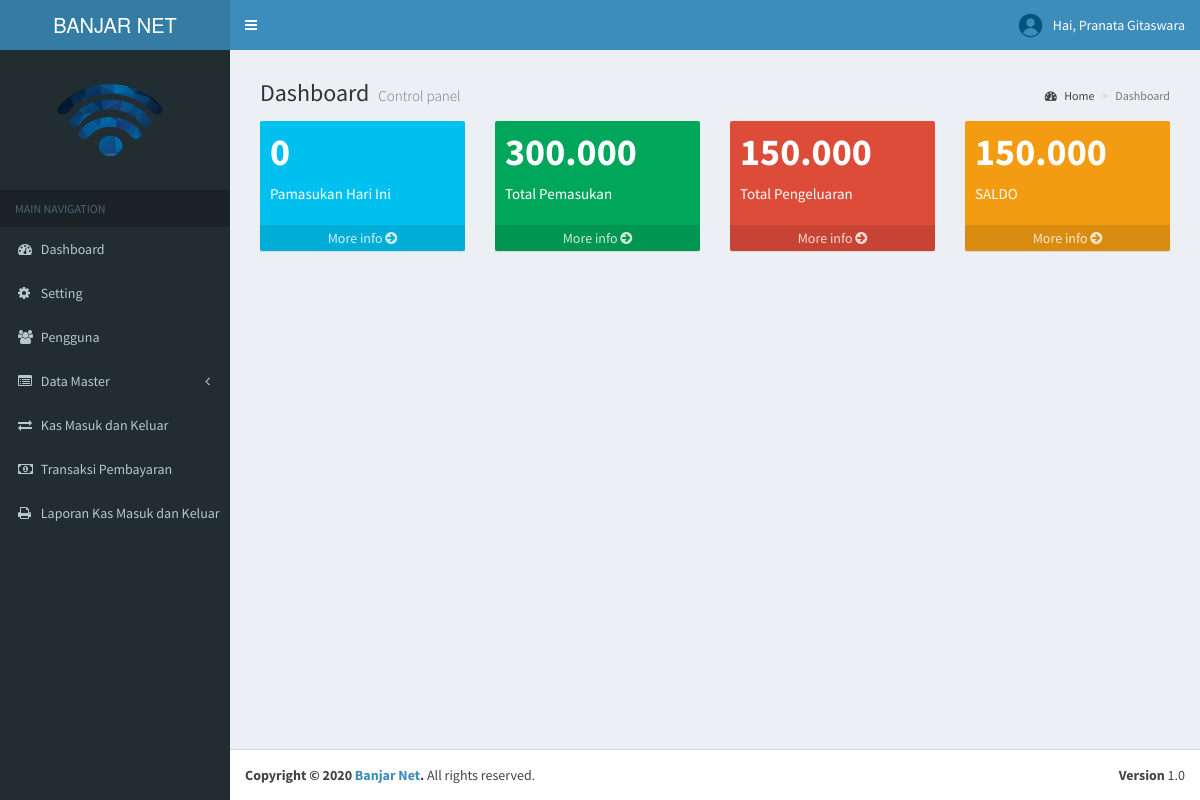
The app's page /index.php (signed in) with its own data.
### tables this page shows
CREATE TABLE `tb_user` (
  `id` int(11) NOT NULL,
  `username` varchar(100) NOT NULL,
  `nama_user` varchar(255) NOT NULL,
  `password` varchar(100) NOT NULL,
  `level` varchar(30) NOT NULL,
  `foto` varchar(255) NOT NULL,
  `id_pelanggan` int(11) NOT NULL
);

CREATE TABLE `tb_profile` (
  `nama_sekolah` varchar(255) NOT NULL,
  `alamat` text NOT NULL,
  `telpon` varchar(20) NOT NULL,
  `website` varchar(100) NOT NULL,
  `kota` varchar(100) NOT NULL,
  `bendahara` varchar(100) NOT NULL,
  `nip` varchar(30) NOT NULL,
  `foto` varchar(255) NOT NULL,
  `ktu` varchar(255) NOT NULL,
  `nip_ktu` varchar(30) NOT NULL
);

### index.php (the view, shortened to what this page needs)
<?php
	 include "include/koneksi.php";
 if ($_SESSION['admin'] || $_SESSION['user']) {
?>
<!DOCTYPE html>
<html>
<head>
  <link rel="stylesheet" href="bootstrap/css/bootstrap.min.css">
  <link rel="stylesheet" href="https://cdnjs.cloudflare.com/ajax/libs/font-awesome/4.5.0/css/font-awesome.min.css">
  <link rel="stylesheet" href="https://cdnjs.cloudflare.com/ajax/libs/ionicons/2.0.1/css/ionicons.min.css">
   <link rel="stylesheet" href="plugins/datatables/dataTables.bootstrap.css">
  <link rel="stylesheet" href="dist/css/AdminLTE.min.css">
   <link rel="stylesheet" href="plugins/select2/select2.min.css">
  <link rel="stylesheet" href="dist/css/skins/_all-skins.min.css">
  <link rel="stylesheet" type="text/css" href="sw/dist/sweetalert.css">
</head>
<body class="hold-transition skin-blue sidebar-mini">
<div class="wrapper">
  <header class="main-header">
    <a href="#" class="logo">
      BANJAR NET
    </a>
    <nav class="navbar navbar-static-top">
      <a href="#" class="sidebar-toggle" data-toggle="offcanvas" role="button">
      </a>
      <?php
            if ($_SESSION['admin']) {
              $user = $_SESSION['admin'];
            }elseif ($_SESSION['user']) {
             $user = $_SESSION['user'];
            }
            $sql_user = $koneksi->query("select * from tb_user where id='$user'");
            $data_user = $sql_user->fetch_assoc();
             $nama = $data_user['nama_user'];
       ?>
      <div class="navbar-custom-menu">
        <ul class="nav navbar-nav">
          <li class="dropdown user user-menu">
            <a href="#" class="dropdown-toggle" data-toggle="dropdown">
              <img src="images/<?php echo $data_user['foto'] ?>" class="user-image" alt="User Image">
              <span class="hidden-xs">Hai, <?php echo $nama ?></span>
            </a>
          </li>
      </div>
    </nav>
  </header>
  	<?php include "include/menu.php"; ?>
     <div class="content-wrapper">
    <section class="content-header">
    </section>
  </div>
  <footer class="main-footer">
    <div class="pull-right hidden-xs">
      <b>Version</b> 1.0
    </div>
    <strong>Copyright &copy; 2020 <a href="http://almsaeedstudio.com">Banjar Net</a>.</strong> All rights
    reserved.
  </footer>
</div>
</body>
</html>
<?php
      }else{
        header("location:dashboard.php");
      }
 ?>

### include/menu.php (shortened to what this page needs)
 <?php
    $sql2 = $koneksi->query("select * from tb_profile ");
    $data1 = $sql2->fetch_assoc();
 ?>
 <aside class="main-sidebar">
    <section class="sidebar">
<div class="user-panel">
  <div>
  <img style="margin-left:30px" src="images/<?php echo $data1['foto'] ?>" width="140" height="120" >
  </div>
  <div class="pull-left info">
  </div>
</div>
<ul class="sidebar-menu" data-widget="tree">
  <li class="header">MAIN NAVIGATION</li>
          <?php  if ($_SESSION['admin']){ ?>
            <li class="<?php echo $aktifHome; ?>"><a href="index.php"><i class="fa fa-dashboard"></i> Dashboard</a></li>
             <li class="<?php echo $aktifprofile; ?>"><a href="?page=profile"><i class="fa fa-gear"></i> Setting </a></li>
            <li class="<?php echo $aktifAdmin; ?>"><a href="?page=pengguna"><i class="fa fa-users"></i> Pengguna</a></li>
            <li class="treeview <?php echo $aktifA; ?>">
              <a href="#">
                <i class="fa fa-list-alt"></i> <span>Data Master</span>
                <span class="pull-right-container">
                  <i class="fa fa-angle-left pull-right"></i>
                </span>
              </a>
            </li>
            <li class="<?php echo $aktifB2; ?>"><a href="?page=kas"><i class="fa fa-exchange"></i>  Kas Masuk dan Keluar</a></li>
            <li><a href="?page=transaksi"><i class="fa fa-money"></i> Transaksi Pembayaran</a></li>
             <li><a href="?page=laporan"><i class="fa fa-print"></i> Laporan Kas Masuk dan  Keluar </a></li>
             <?php } ?>
      </ul>
    </section>
  </aside>

### records on screen
tb_user: foto (picture), nama_user "Pranata Gitaswara"
tb_profile: foto (picture)

### other values on screen
$kas_hari_ini "0"
$penerimaan "300.000"
$pengeluaran "150.000"
$saldo "150.000"
